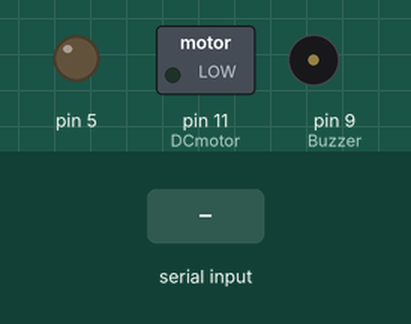
This sketch was run on a simulated Arduino Uno, built with avr-gcc and run on an emulated ATmega328P. On the bench: switched loads named in the sketch (green lamp = pin HIGH), output pins drawn as LEDs (lit = HIGH), buzzer (waves = sounding, pin HIGH). The test bench sets the inputs (shaded band).

Above: at 1.2 s.
1.3 s: "1" received over the second serial link
At 1.6 s:
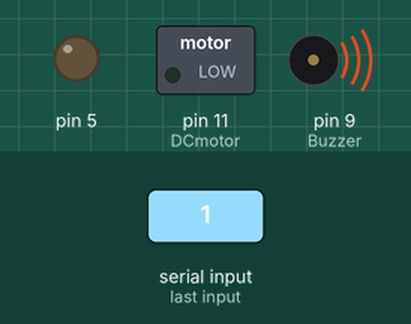
2.8 s: "3" received over the second serial link
At 3.9 s:
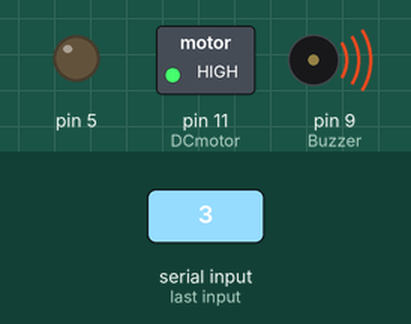
4.3 s: "2" received over the second serial link
At 5.0 s:
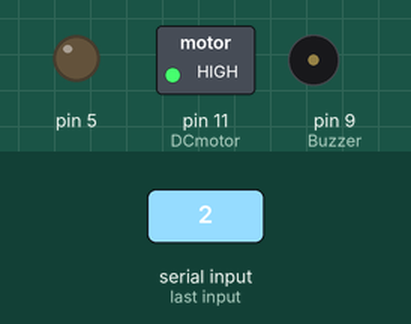
5.8 s: "5" received over the second serial link
At 6.2 s:
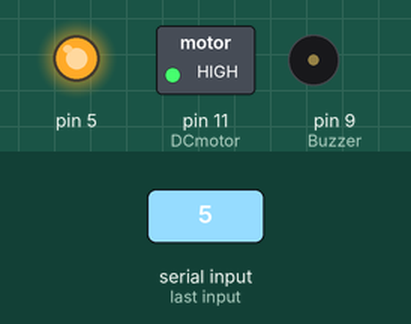
7.3 s: "4" received over the second serial link
At 8.5 s:
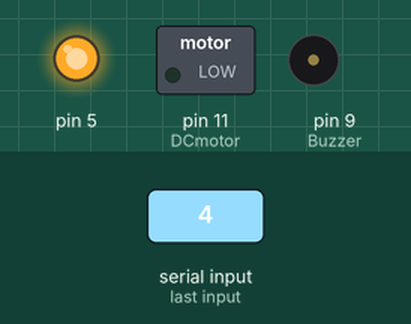
8.8 s: "6" received over the second serial link
At 9.7 s:
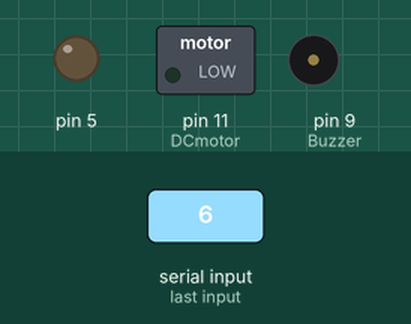
Timing chart, 0 to 11.3 s (numbered marks = the images above; inputs shaded):
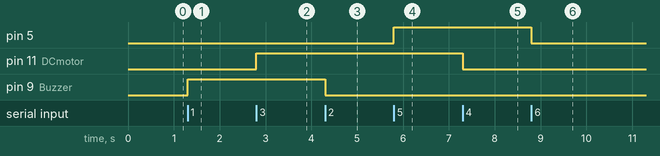

The sketch:

challenge_C25-2.ino
```cpp
#include <SoftwareSerial.h>
#define Buzzer 9
int DCmotor=11;

SoftwareSerial bt(2,3); // RX/TX 핀 설정/ 시리얼 통신 객체 생성
/*아두이노 수신 핀에는 HC-06의 발신핀(TX)연결
 아두이노 발신 핀에는 HC-06의 수신핀(RX)연결*/

void setup() {

bt.begin(9600); // softwareSerial 통신 속도 및 시작
pinMode(DCmotor,OUTPUT);
pinMode(9,OUTPUT);
pinMode(5,OUTPUT);
}

void loop() {
  char value;

  if(bt.available())
  {
    value = (char)bt.read();

    Serial.print("value = ");
    Serial.println(value);
    delay(1);

    if(value == '1')
    {
      Serial.println("Buzzer ON");
      digitalWrite(Buzzer,HIGH);
    }

    if(value == '2')
    {
      Serial.println("Buzzer OFF");
      digitalWrite(Buzzer,LOW);
    }

    if(value == '3')
    {
   digitalWrite(DCmotor,HIGH);

    }

    if(value == '4')
    {
      digitalWrite(DCmotor,LOW);

    }
    if(value == '5')
    {
      digitalWrite(5,HIGH);

    }
  if(value == '6')
    {
      digitalWrite(5,LOW);

  }
}
}
```

Measured:
- after the input at 1.3 s, pin 9 (Buzzer): LOW → HIGH at once
- after the input at 2.8 s, pin 11 (DCmotor): LOW → HIGH at once
- after the input at 4.3 s, pin 9 (Buzzer): HIGH → LOW at once
- after the input at 5.8 s, pin 5: LOW → HIGH at once
- after the input at 7.3 s, pin 11 (DCmotor): HIGH → LOW at once
- after the input at 8.8 s, pin 5: HIGH → LOW at once
